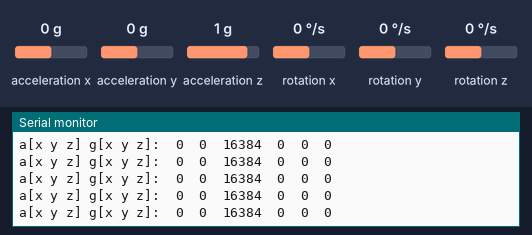
A sketch run on a simulated Arduino Uno, built with avr-gcc and run on an emulated ATmega328P. On the bench: the last lines printed to the serial monitor. The inputs (shaded band) are chosen by the test bench; at power-on: acceleration x 0 g, acceleration y 0 g, acceleration z 1 g, rotation x 0 °/s, rotation y 0 °/s, rotation z 0 °/s.

Above: at 1.2 s.
1.3 s: acceleration x set to -1.4 g
At 2.0 s:
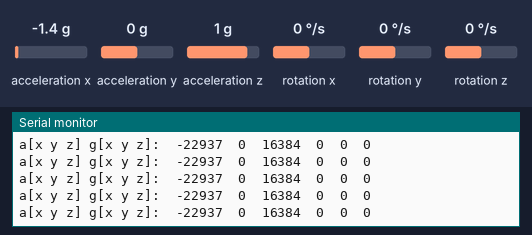
4.3 s: acceleration y set to -1.4 g
At 5.3 s:
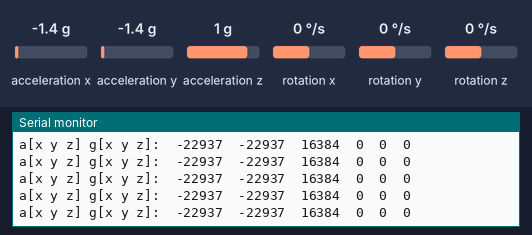
7.3 s: acceleration z set to 0 g
At 8.2 s:
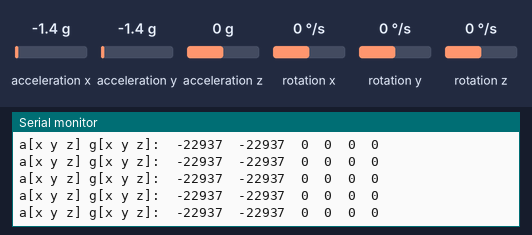
10.3 s: rotation x set to -192 °/s
At 10.9 s:
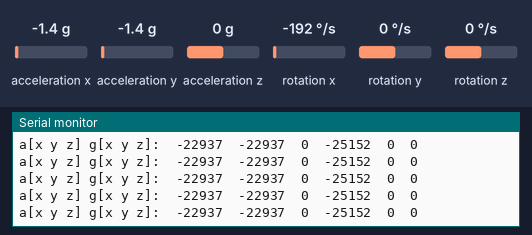
13.3 s: rotation y set to -192 °/s
At 14.0 s:
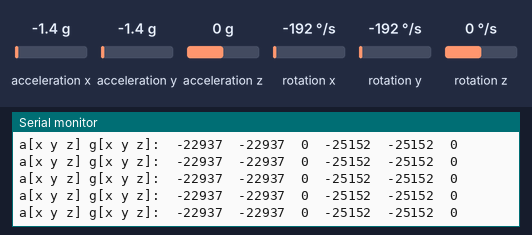
16.3 s: acceleration y set to 0 g
At 17.0 s:
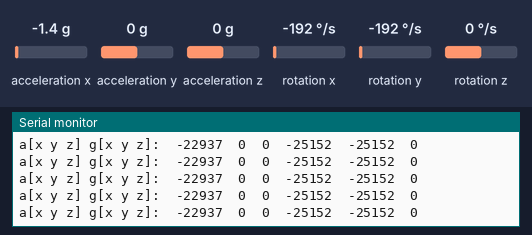

Measured:
- after the input at 1.3 s, the serial monitor: prints a new line at once (image 1)
- after the input at 4.3 s, the serial monitor: prints a new line at once (image 2)
- after the input at 7.3 s, the serial monitor: prints a new line at once (image 3)
- after the input at 10.3 s, the serial monitor: prints a new line at once (image 4)
- after the input at 13.3 s, the serial monitor: prints a new line at once (image 5)
- after the input at 16.3 s, the serial monitor: prints a new line at once (image 6)

The sketch:

MPU6050.ino
```cpp
// Librerías I2C para controlar el MPU6050
#include "I2Cdev.h"
#include "MPU6050.h"
#include "Wire.h"

// La dirección del MPU6050 puede ser 0x68 o 0x69, dependiendo
// del estado de AD0. Si no se especifica, 0x68 está implícito
MPU6050 sensor;

// Valores RAW (sin procesar) del acelerómetro y giroscopio en los ejes x, y, z
int16_t ax, ay, az;
int16_t gx, gy, gz;

void setup() {
    Serial.begin(57600); // Iniciando puerto serial
    Wire.begin(); // Iniciando I2C
    sensor.initialize(); // Iniciando el sensor

    if (sensor.testConnection())
        Serial.println("Sensor iniciado correctamente");
    else
        Serial.println("Error al iniciar el sensor");
}

void loop() {
    // Leer las aceleraciones y velocidades angulares
    sensor.getAcceleration(&ax, &ay, &az);
    sensor.getRotation(&gx, &gy, &gz);

    // Mostrar las lecturas separadas por un [tab]
    Serial.print("a[x y z] g[x y z]:\t");
    Serial.print(ax); Serial.print("\t");
    Serial.print(ay); Serial.print("\t");
    Serial.print(az); Serial.print("\t");
    Serial.print(gx); Serial.print("\t");
    Serial.print(gy); Serial.print("\t");
    Serial.println(gz);
}
```
